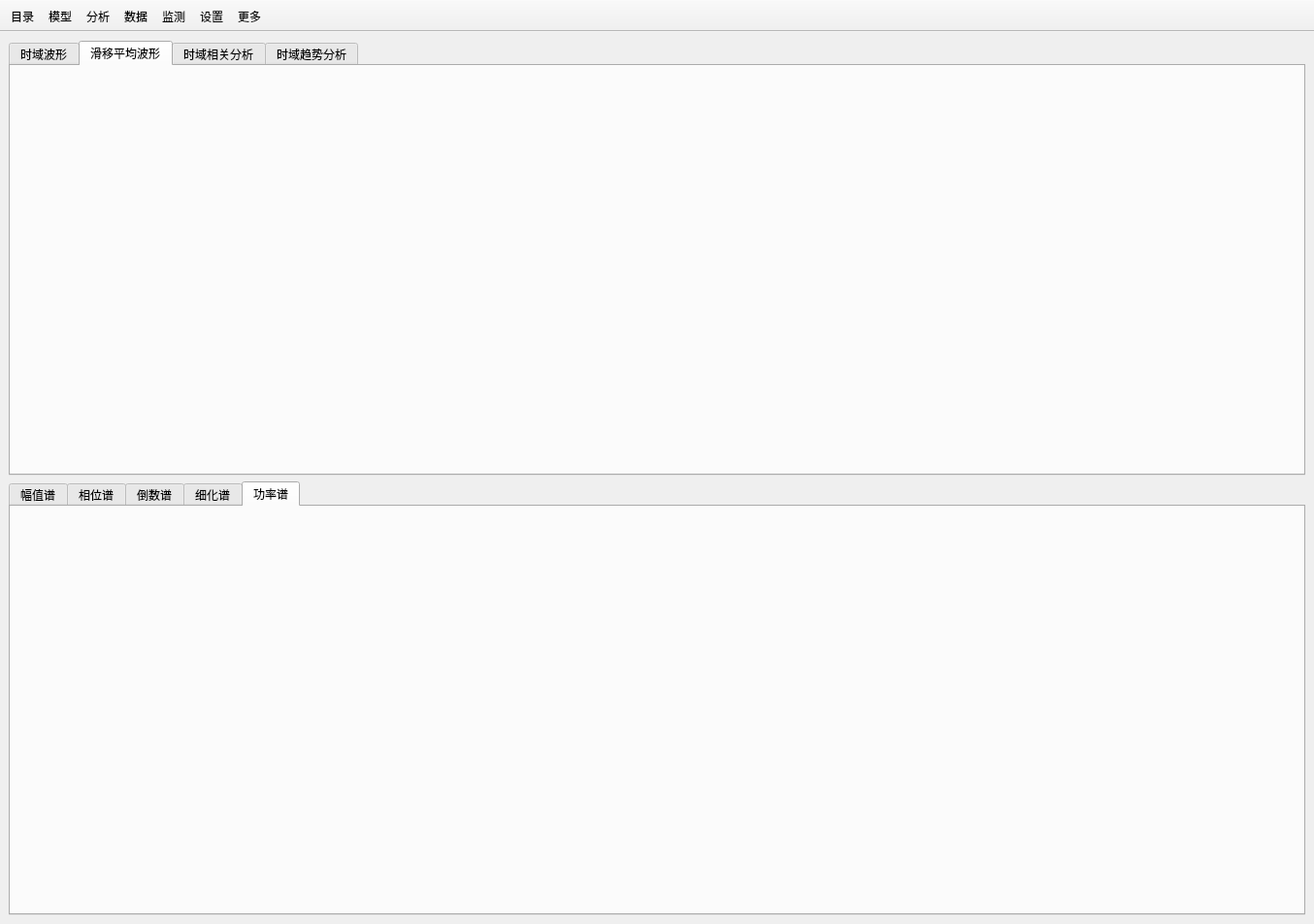
<?xml version="1.0" encoding="UTF-8"?>
<ui version="4.0">
 <class>LayerFunction</class>
 <widget class="QMainWindow" name="LayerFunction">
  <property name="geometry">
   <rect>
    <x>0</x>
    <y>0</y>
    <width>1354</width>
    <height>952</height>
   </rect>
  </property>
  <property name="windowTitle">
   <string>MainWindow</string>
  </property>
  <widget class="QWidget" name="centralwidget">
   <layout class="QVBoxLayout" name="verticalLayout" stretch="1,1">
    <item>
     <widget class="QTabWidget" name="tabWidget">
      <property name="currentIndex">
       <number>1</number>
      </property>
      <widget class="QWidget" name="tab">
       <attribute name="title">
        <string>时域波形</string>
       </attribute>
      </widget>
      <widget class="QWidget" name="tab_2">
       <attribute name="title">
        <string>滑移平均波形</string>
       </attribute>
      </widget>
      <widget class="QWidget" name="tab_3">
       <attribute name="title">
        <string>时域相关分析</string>
       </attribute>
      </widget>
      <widget class="QWidget" name="tab_4">
       <attribute name="title">
        <string>时域趋势分析</string>
       </attribute>
      </widget>
     </widget>
    </item>
    <item>
     <widget class="QTabWidget" name="tabWidget_2">
      <property name="currentIndex">
       <number>4</number>
      </property>
      <widget class="QWidget" name="tab_5">
       <attribute name="title">
        <string>幅值谱</string>
       </attribute>
      </widget>
      <widget class="QWidget" name="tab_6">
       <attribute name="title">
        <string>相位谱</string>
       </attribute>
      </widget>
      <widget class="QWidget" name="tab_7">
       <attribute name="title">
        <string>倒数谱</string>
       </attribute>
      </widget>
      <widget class="QWidget" name="tab_8">
       <attribute name="title">
        <string>细化谱</string>
       </attribute>
      </widget>
      <widget class="QWidget" name="tab_9">
       <attribute name="title">
        <string>功率谱</string>
       </attribute>
      </widget>
     </widget>
    </item>
   </layout>
  </widget>
  <widget class="QToolBar" name="toolBar">
   <property name="windowTitle">
    <string>toolBar</string>
   </property>
   <property name="movable">
    <bool>false</bool>
   </property>
   <property name="iconSize">
    <size>
     <width>60</width>
     <height>36</height>
    </size>
   </property>
   <property name="toolButtonStyle">
    <enum>Qt::ToolButtonTextUnderIcon</enum>
   </property>
   <attribute name="toolBarArea">
    <enum>TopToolBarArea</enum>
   </attribute>
   <attribute name="toolBarBreak">
    <bool>false</bool>
   </attribute>
   <addaction name="home"/>
   <addaction name="model"/>
   <addaction name="analysis"/>
   <addaction name="data"/>
   <addaction name="monitor"/>
   <addaction name="setting"/>
   <addaction name="more"/>
  </widget>
  <action name="clean">
   <property name="icon">
    <iconset resource="../res/main.qrc">
     <normaloff>:/logo/33.png</normaloff>:/logo/33.png</iconset>
   </property>
   <property name="text">
    <string>清除</string>
   </property>
   <property name="toolTip">
    <string>清除</string>
   </property>
  </action>
  <action name="home">
   <property name="icon">
    <iconset resource="../res/main.qrc">
     <normaloff>:/logo/24.png</normaloff>:/logo/24.png</iconset>
   </property>
   <property name="text">
    <string>目录</string>
   </property>
   <property name="toolTip">
    <string>目录</string>
   </property>
  </action>
  <action name="connect">
   <property name="icon">
    <iconset resource="../res/main.qrc">
     <normaloff>:/logo/8.png</normaloff>:/logo/8.png</iconset>
   </property>
   <property name="text">
    <string>连接</string>
   </property>
   <property name="toolTip">
    <string>连接</string>
   </property>
  </action>
  <action name="setting">
   <property name="icon">
    <iconset resource="../res/main.qrc">
     <normaloff>:/logo/3.png</normaloff>:/logo/3.png</iconset>
   </property>
   <property name="text">
    <string>设置</string>
   </property>
   <property name="toolTip">
    <string>设置</string>
   </property>
  </action>
  <action name="monitor">
   <property name="icon">
    <iconset resource="../res/main.qrc">
     <normaloff>:/logo/13.png</normaloff>:/logo/13.png</iconset>
   </property>
   <property name="text">
    <string>监测</string>
   </property>
   <property name="toolTip">
    <string>监测</string>
   </property>
  </action>
  <action name="data">
   <property name="icon">
    <iconset resource="../res/main.qrc">
     <normaloff>:/logo/15.png</normaloff>:/logo/15.png</iconset>
   </property>
   <property name="text">
    <string>数据</string>
   </property>
   <property name="toolTip">
    <string>数据</string>
   </property>
  </action>
  <action name="more">
   <property name="icon">
    <iconset resource="../res/main.qrc">
     <normaloff>:/logo/28.png</normaloff>:/logo/28.png</iconset>
   </property>
   <property name="text">
    <string>更多</string>
   </property>
   <property name="toolTip">
    <string>更多</string>
   </property>
  </action>
  <action name="model">
   <property name="icon">
    <iconset resource="../res/main.qrc">
     <normaloff>:/logo/32.png</normaloff>:/logo/32.png</iconset>
   </property>
   <property name="text">
    <string>模型</string>
   </property>
   <property name="toolTip">
    <string>模型</string>
   </property>
  </action>
  <action name="analysis">
   <property name="icon">
    <iconset resource="../res/main.qrc">
     <normaloff>:/logo/9.png</normaloff>:/logo/9.png</iconset>
   </property>
   <property name="text">
    <string>分析</string>
   </property>
   <property name="toolTip">
    <string>分析</string>
   </property>
  </action>
 </widget>
 <resources>
  <include location="../res/main.qrc"/>
 </resources>
 <connections/>
</ui>
